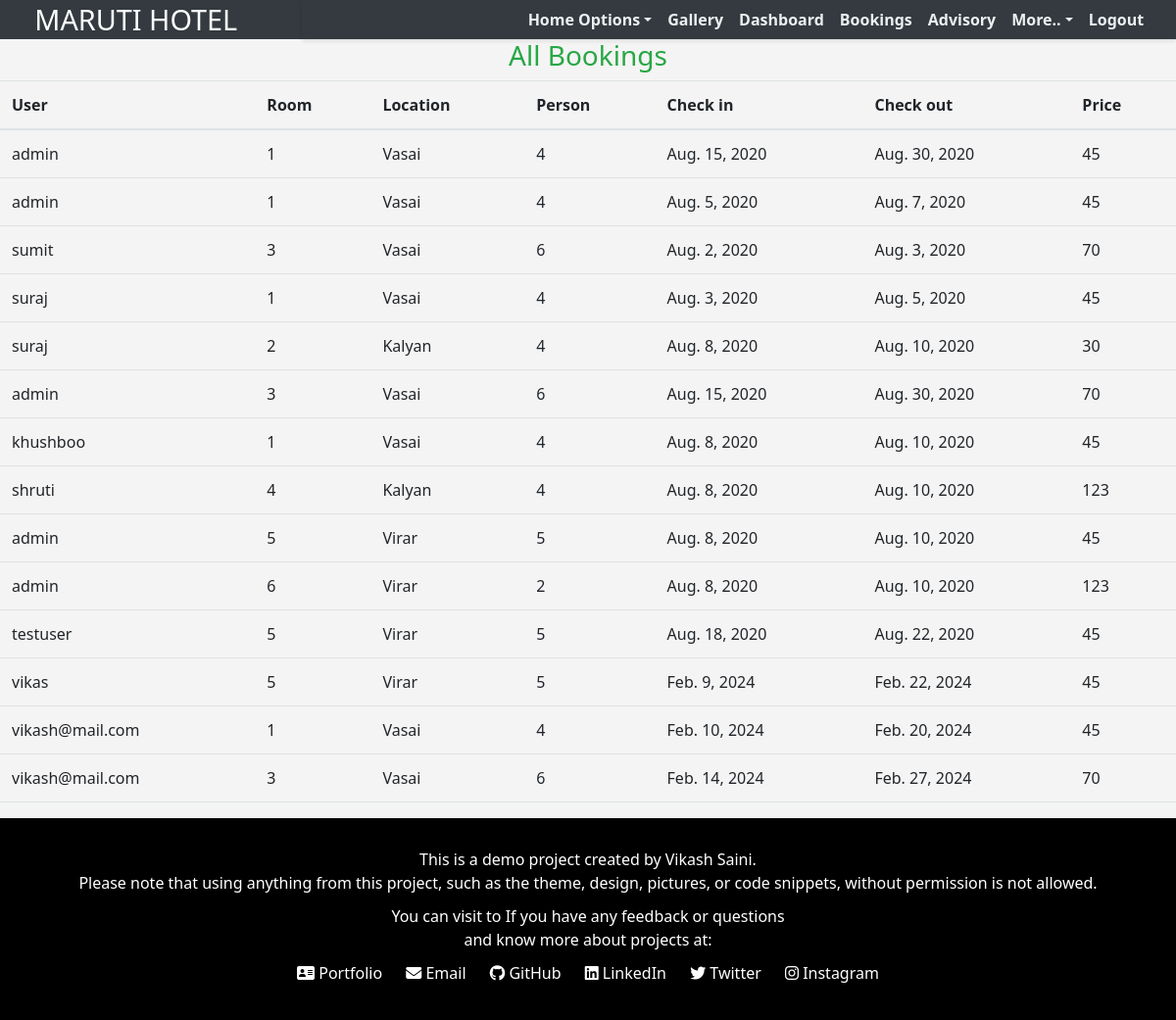
Page /staff/allbookings (signed in) on the committed database.
### krishna/models.py (models this page shows, shortened)
class Reservation(models.Model):
    check_in = models.DateField(auto_now =False)
    check_out = models.DateField()
    room = models.ForeignKey(Rooms, on_delete = models.CASCADE)
    guest = models.ForeignKey(User, on_delete= models.CASCADE)
    booking_id = models.CharField(max_length=100,default="null")

class Rooms(models.Model):
    ROOM_STATUS = (
    ("1", "available"),
    ("2", "not available"),
    )
    ROOM_TYPE = (
    ("1", "premium"),
    ("2", "deluxe"),
    ("3","basic"),
    )
    room_type = models.CharField(max_length=50,choices = ROOM_TYPE)
    capacity = models.IntegerField()
    price = models.IntegerField()
    size = models.IntegerField()
    hotel = models.ForeignKey(Hotels, on_delete = models.CASCADE)
    status = models.CharField(choices =ROOM_STATUS,max_length = 15)
    roomnumber = models.IntegerField()

class Hotels(models.Model):
    name = models.CharField(max_length=30,default="krishna")
    owner = models.CharField(max_length=20)
    location = models.CharField(max_length=50)
    state = models.CharField(max_length=50,default="maharashtra")
    country = models.CharField(max_length=50,default="india")

### krishna/views.py (the view)
# urls.py: path('staff/allbookings', views.all_bookings,name="allbookigs"),
@login_required(login_url='/staff')
def all_bookings(request):
    bookings = Reservation.objects.all()
    if not bookings:
        messages.warning(request,"No Bookings Found")
    return HttpResponse(render(request,'staff/allbookings.html',{'bookings':bookings}))

### templates/staff/allbookings.html (shortened to what this page needs)
{% extends 'basic.html' %}
{% block body %}
<h3 class="text-center  text-success">All Bookings </h3>
<table class="table">
    <thead>
        <th>User</th>
        <th>Room</th>
        <th>Location</th>
        <th>Person</th>
        <th>Check in</th>
        <th>Check out</th>
        <th>Price</th>
    </thead>
    {% for each_booking in bookings %}
    <tr>
        <td>{{each_booking.guest.username}}</td>
        <td>{{each_booking.room.roomnumber}}</td>
        <td>{{each_booking.room.hotel.location}}</td>
        <td>{{each_booking.room.capacity}}</td>
        <td>{{each_booking.check_in}}</td>
        <td>{{each_booking.check_out}}</td>
        <td>{{each_booking.room.price}}</td>
    </tr>
    {% endfor %}
</table>
{% endblock body %}

### templates/basic.html (style rules this page uses)
body { font-family: 'Arial', sans-serif; margin: 0; padding: 0; background-color: #f4f4f4; color: #333; }
body { font-family: 'Segoe UI', Tahoma, Geneva, Verdana, sans-serif; margin: 0; padding: 0; }

### rows in the picture
Reservation: guest.username "admin", room.roomnumber "1", room.hotel.location "Vasai", room.capacity "4", check_in "Aug. 15, 2020", check_out "Aug. 30, 2020", room.price "45"
Reservation: guest.username "admin", room.roomnumber "1", room.hotel.location "Vasai", room.capacity "4", check_in "Aug. 5, 2020", check_out "Aug. 7, 2020", room.price "45"
Reservation: guest.username "sumit", room.roomnumber "3", room.hotel.location "Vasai", room.capacity "6", check_in "Aug. 2, 2020", check_out "Aug. 3, 2020", room.price "70"
Reservation: guest.username "suraj", room.roomnumber "1", room.hotel.location "Vasai", room.capacity "4", check_in "Aug. 3, 2020", check_out "Aug. 5, 2020", room.price "45"
Reservation: guest.username "suraj", room.roomnumber "2", room.hotel.location "Kalyan", room.capacity "4", check_in "Aug. 8, 2020", check_out "Aug. 10, 2020", room.price "30"
Reservation: guest.username "admin", room.roomnumber "3", room.hotel.location "Vasai", room.capacity "6", check_in "Aug. 15, 2020", check_out "Aug. 30, 2020", room.price "70"
Reservation: guest.username "khushboo", room.roomnumber "1", room.hotel.location "Vasai", room.capacity "4", check_in "Aug. 8, 2020", check_out "Aug. 10, 2020", room.price "45"
Reservation: guest.username "shruti", room.roomnumber "4", room.hotel.location "Kalyan", room.capacity "4", check_in "Aug. 8, 2020", check_out "Aug. 10, 2020", room.price "123"
Reservation: guest.username "admin", room.roomnumber "5", room.hotel.location "Virar", room.capacity "5", check_in "Aug. 8, 2020", check_out "Aug. 10, 2020", room.price "45"
Reservation: guest.username "admin", room.roomnumber "6", room.hotel.location "Virar", room.capacity "2", check_in "Aug. 8, 2020", check_out "Aug. 10, 2020", room.price "123"
Reservation: guest.username "testuser", room.roomnumber "5", room.hotel.location "Virar", room.capacity "5", check_in "Aug. 18, 2020", check_out "Aug. 22, 2020", room.price "45"
Reservation: guest.username "vikas", room.roomnumber "5", room.hotel.location "Virar", room.capacity "5", check_in "Feb. 9, 2024", check_out "Feb. 22, 2024", room.price "45"
Reservation: guest.username "vikash@mail.com", room.roomnumber "1", room.hotel.location "Vasai", room.capacity "4", check_in "Feb. 10, 2024", check_out "Feb. 20, 2024", room.price "45"
Reservation: guest.username "vikash@mail.com", room.roomnumber "3", room.hotel.location "Vasai", room.capacity "6", check_in "Feb. 14, 2024", check_out "Feb. 27, 2024", room.price "70"
